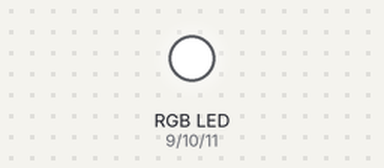
A sketch run on a simulated Arduino Uno, built with avr-gcc and run on an emulated ATmega328P. On the bench: an RGB LED mixed from three pins (HIGH = lit). Dim RGB values are drawn brighter than linear.

Above: at 0.1 s.
At 2.1 s:
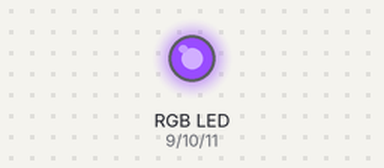
At 6.49 s:
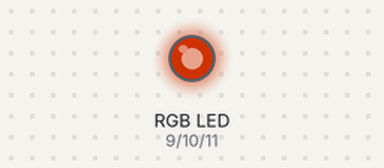
At 13.51 s:
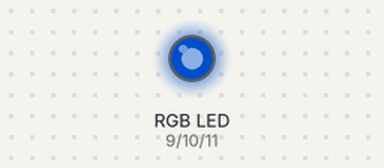
At 20.64 s:
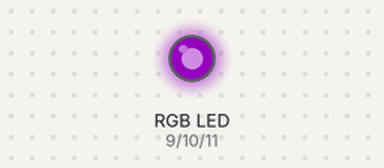
At 34.9 s:
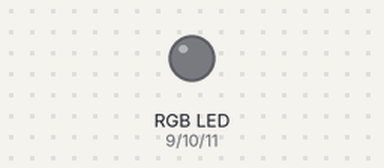
Timing chart, 0 to 40.0 s (numbered marks = the images above):
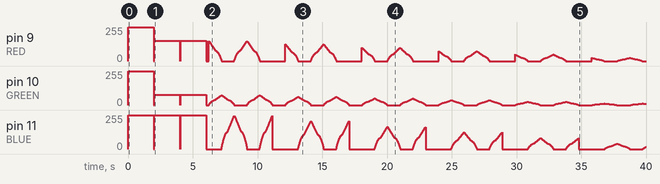

The sketch:

pwm_analogWrite_hsv.ino
```cpp
#define RED       9// pin for red LED
#define GREEN    10 // pin for green
#define BLUE     11 // pin for blue
#define RED_FACTOR    0.6
#define GREEN_FACTOR  0.3
#define BLUE_FACTOR   1.0

void sethsv(int hue, int sat, int val) {
  hue = hue % 360;
  int r;
  int g;
  int b;
  int m;
  int n;
  int base;

  if (sat == 0) { // Acromatic color (gray).
    r=val;
    g=val;
    b=val;
  } else  {

    val *= (1-(abs(((hue+60)%120)-60)/128.0));
    base = ((255 - sat) * val)>>8;
    m = (((val-base)*(hue%60))/60)+base;
    n = (((val-base)*(60-(hue%60)))/60)+base;

    switch(hue/60) {
	case 0:
		r = val;
		g = m;
		b = base;
	break;

	case 1:
		r = n;
		g = val;
		b = base;
	break;

	case 2:
		r = base;
		g = val;
		b = m;
	break;

	case 3:
		r = base;
		g = n;
		b = val;
	break;

	case 4:
		r = m;
		g = base;
		b = val;
	break;

	case 5:
		r = val;
		g = base;
		b = n;
	break;
    }
  }
  setrgb(r,g,b);
}


// the setup routine runs once when you press reset:
void setup() {
   for( int a=9; a<=11; a++) {
     pinMode(a, OUTPUT);
   }
   setraw(255,255,255);
   delay(2000);
   setrgb(0,0,0);
   delay(20);
   setrgb(255,255,255);
   delay(2000);
   setrgb(0,0,0);
   delay(20);
   sethsv(0,0,255);
   delay(2000);
   setrgb(0,0,0);
   delay(200);
}

void setrgb(int r, int g, int b) {
  analogWrite(RED, r*RED_FACTOR);
  analogWrite(GREEN, g*GREEN_FACTOR);
  analogWrite(BLUE, b*BLUE_FACTOR);
}
void setraw(int r, int g, int b) {
  analogWrite(RED, r);
  analogWrite(GREEN, g);
  analogWrite(BLUE, b);
}

void loop() {
 for(int k=4; k > 0; k--) {
  for(int j=6; j > 0; j--) {
   for(int i=0; i < 600; i++) {
     sethsv(i,(k*64)-1,(j*42)-1);
     delay(8);
   }
   setrgb(0,0,0);
   delay(1000);
  }
  setrgb(255,255,255);
  delay(2000);
 }
}
```
